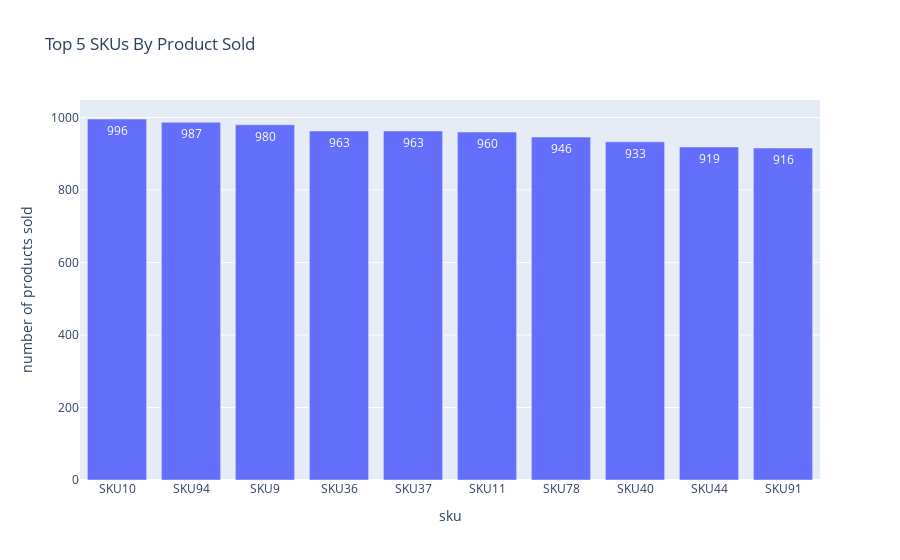

Notebook source saved alongside this figure:
### Code cell
plot5 = df.groupby('sku')['number of products sold'].sum().reset_index()
plot5 = plot5.sort_values(by='number of products sold',ascending=False)
plot5 = plot5.head(10)
plot5 = px.bar(plot5,x='sku',y='number of products sold',text_auto='1',title='Top 5 SKUs By Product Sold')
plot5

### Figure 1 — Plotly figure (JSON) as saved in the notebook; plotly's stock layout.template omitted (floating-point values rounded to 4 significant figures)
{"data": [{"alignmentgroup": "True", "hovertemplate": "sku=%{x}<br>number of products sold=%{y}<extra></extra>", "legendgroup": "", "marker": {"color": "#636efa", "pattern": {"shape": ""}}, "name": "", "offsetgroup": "", "orientation": "v", "showlegend": false, "textposition": "auto", "texttemplate": "%{y:1}", "type": "bar", "x": ["SKU10", "SKU94", "SKU9", "SKU36", "SKU37", "SKU11", "SKU78", "SKU40", "SKU44", "SKU91"], "xaxis": "x", "y": [996, 987, 980, 963, 963, 960, 946, 933, 919, 916], "yaxis": "y"}], "layout": {"barmode": "relative", "legend": {"tracegroupgap": 0}, "title": {"text": "Top 5 SKUs By Product Sold"}, "xaxis": {"anchor": "y", "domain": [0, 1], "title": {"text": "sku"}}, "yaxis": {"anchor": "x", "domain": [0, 1], "title": {"text": "number of products sold"}}}}
